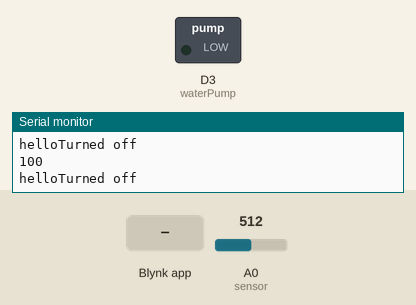
Simulated run of this sketch. Board: ESP8266 (NodeMCU). Parts: switched loads named in the sketch (green lamp = pin HIGH), the last lines printed to the serial monitor. Inputs (shaded band) come from the test bench; at power-on: A0 (sensor) = 512. WiFi joins after 1.5 s; servers stay silent unless stated.

Above: at 3.0 s.
3.1 s: A0 (sensor) set to 632
4.6 s: A0 (sensor) set to 651
At 5.0 s:
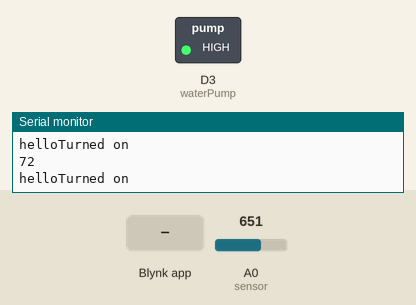
7.6 s: Blynk app writes 0 to V2
At 8.6 s:
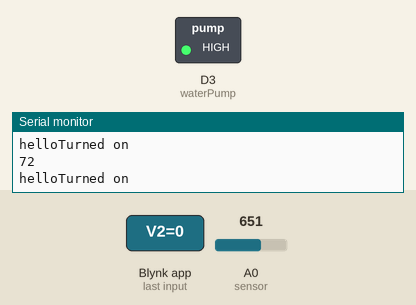
10.6 s: A0 (sensor) set to 511
At 11.6 s:
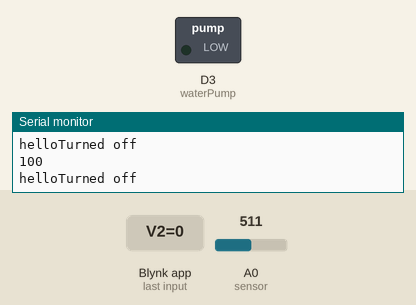
13.6 s: A0 (sensor) set to 716
At 15.0 s:
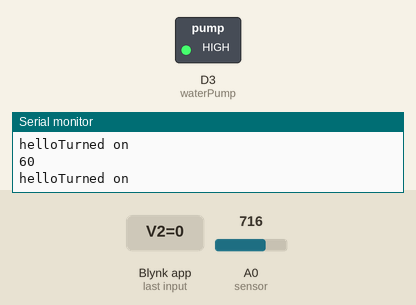
Timing chart, 0 to 16.1 s (numbered marks = the images above; inputs shaded):
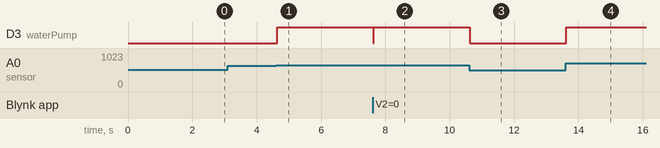

Measured:
- the behaviour switches between 639 and 640 on A0 (sensor) (found by bisection; images 0 and 1)
- after the input at 4.6 s, D3 (waterPump): LOW → HIGH at once
- after the input at 7.6 s, D3 (waterPump): HIGH → LOW at once, → HIGH 0.01 s later
- after the input at 10.6 s, D3 (waterPump): HIGH → LOW at once
- after the input at 13.6 s, D3 (waterPump): LOW → HIGH at once

The sketch:

project.ino
```cpp
//Include the library files
#define BLYNK_PRINT Serial
#define BLYNK_TEMPLATE_ID "TMPL3A0W_KY-J"
#define BLYNK_TEMPLATE_NAME "SmartIrrigation"
#include <ESP8266WiFi.h>
#include <BlynkSimpleEsp8266.h>
#include <iostream>
using namespace std;

char auth[] = "PPZZU9hVH7JZwwKtJsaRK51mppIrrSR9";//Enter your Auth token
char ssid[] = "Galaxy";//Enter your WIFI name
char pass[] = "12345678";//Enter your WIFI password

BlynkTimer timer;
bool Relay = 0;
bool eventTrigger=false;
//Define component pins
#define sensor A0
#define waterPump D3

void setup() {
  Serial.begin(9600);
  pinMode(waterPump, OUTPUT);
  digitalWrite(waterPump, LOW);

  Blynk.begin(auth, ssid, pass, "blynk.cloud", 80);

  //Call the function
  timer.setInterval(100L, soilMoistureSensor);
}

//Get the button value
BLYNK_WRITE(V2) {
  Relay = param.asInt();

  if (Relay == 1) {
    Serial.println("Turned on");
    digitalWrite(waterPump, HIGH);
  } else {
    Serial.println("Turned off");

    digitalWrite(waterPump, LOW);
  }
}

//Get the soil moisture values
void soilMoistureSensor() {
  int value = analogRead(sensor);
  value = map(value, 0, 1024, 0, 100);
  value = (value - 100) * -1;
  value =2*value;
  //delay(1000);
    if (value <= 75) {
    Serial.println("Turned on");
    digitalWrite(waterPump, HIGH);
    Blynk.virtualWrite(V5, 1);
    Blynk.virtualWrite(V4, 0);
    if(eventTrigger== false){
      eventTrigger=true;
     // Blynk.notify("Water has turned on");
     Blynk.logEvent("alert","Water has turned on");
    }
    //Blynk.logEvent("alert","Temp above 30 degree");
  } else {
    Serial.println("Turned off");
    // Blynk.notify("Water has turned offf");
    eventTrigger=false;
    digitalWrite(waterPump, LOW);
    Blynk.virtualWrite(V5, 0);
    Blynk.virtualWrite(V4, 1);
  }
  Serial.println(value);
  cout<<"hello";
  Blynk.virtualWrite(V1, value);

}

void loop() {
  //Serial.println("Running.....");
  soilMoistureSensor();
  Blynk.run();//Run the Blynk library
  timer.run();//Run the Blynk timer
}
```
